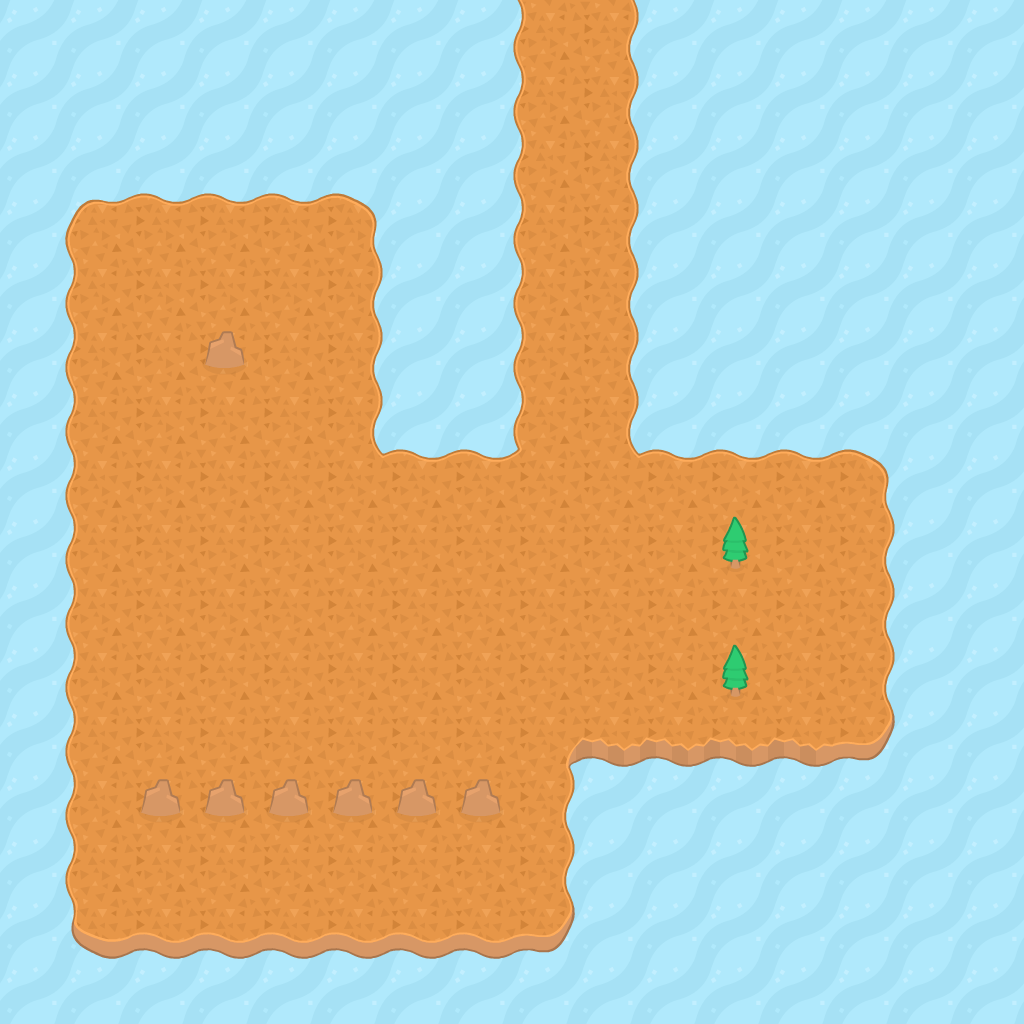

This is a level from a 2D game, rendered from its Tiled map with the project's own tilesets. A one-line summary and the map file follow, with tile-layer data summarised:
An orthogonal 16x16 tile map with 64x64 px tiles, 3 tile layers (background, surface, obstacles) and 4 objects (2x spawn, door, npc).

<map version="1.0" orientation="orthogonal" renderorder="right-down" width="16" height="16" tilewidth="64" tileheight="64" nextobjectid="41">
 <tileset firstgid="1" name="tileset" tilewidth="64" tileheight="64" tilecount="204" columns="17">
  <image source="../../images/tileset.png" width="1088" height="768" />
 </tileset>
 <layer name="background" width="16" height="16">
  <properties>
   <property name="tileset" value="tileset.png" />
  </properties>
  <data>[256 cells, 256 non-empty, 1 distinct tile ids]</data>
 </layer>
 <layer name="surface" width="16" height="16">
  <properties>
   <property name="tileset" value="tileset.png" />
  </properties>
  <data>[256 cells, 123 non-empty, 13 distinct tile ids]</data>
 </layer>
 <layer name="obstacles" width="16" height="16">
  <properties>
   <property name="tileset" value="tileset.png" />
  </properties>
  <data>[256 cells, 9 non-empty, 2 distinct tile ids]</data>
 </layer>
 <objectgroup name="actors">
  <object id="31" name="door1" type="door" x="500" y="1" width="146" height="64">
   <properties>
    <property name="destMap" value="level_test2" />
    <property name="destObject" value="spawn1" />
   </properties>
  </object>
  <object id="33" name="spawn1" type="spawn" x="549" y="82" width="64" height="64" />
  <object id="38" name="bob" type="npc" x="193" y="385" width="64" height="65">
   <properties>
    <property name="image" value="alphabob.png" />
    <property name="onInteract" value="interactBob" />
    <property name="onSpeak" value="speakBob" />
   </properties>
  </object>
  <object id="40" name="start" type="spawn" x="285" y="679.5" width="64" height="64" />
 </objectgroup>
</map>
